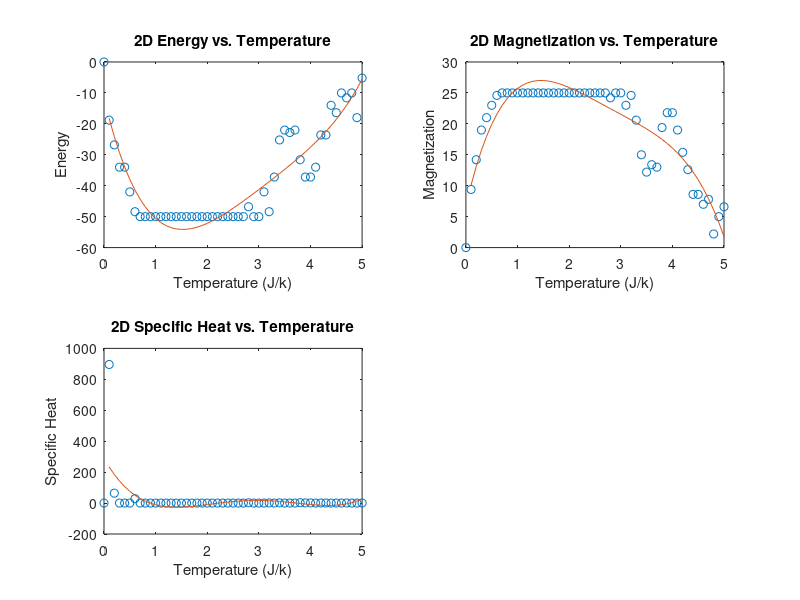

MATLAB code to generate this figure:
%USER INTERACTION: The parameters that the User can enter to specify the
%system 
%{
This program implements the 2-D magnetization Ising model.The simulation uses the
metropolis algorithm. 
For our paper we had the following parameters to investigate the critical
temperature 
J=1 
Size of Lattice (nrows) = 25
tempf=5
runs=10000
trials=100
%}
nrows=input('Please enter lattice size (nrows) '); %Prompt the user to enter the number of rows
spinarr=randi(2,nrows)*2-3; %creates a lattice of just 1s and -1s
runs=input('Please enter the number of runs: ');
%Prompt the user to enter the number of runs: more runs equals more specificity, more accurate data
trials=input('Please enter the number of trials: '); 
%Prompt the user to enter the number of trials: more trials equals more
%data points
tempf=input('Please enter the Final Temperature Range you wish to investigate: '); %Prompt the user to enter the final temperate 

%Assigned Values that are embeded in the code 
J=1; %The assigned interaction energy of spins 
Temp=zeros(1,tempf*10);
tempinv=zeros(1,tempf*10);
Magn=zeros(trials,tempf*10);
Energy=zeros(trials,tempf*10);
ExpEnergysq=zeros(trials,tempf*10); %Matrix of Zeros for expectation of Energy^2
Magnsq=zeros(trials,tempf*10); %Matrix of zeros for expetation of Magnetization^2
%{
Chooses the initial micro state and carries out a flip trial.
It also chooses a random spin inside the lattice and locates the top,
bottom, right and left neighbors
%}
for T=0.10:0.10:tempf
    for i=1:trials+runs
        randcol=randi(nrows,1);
        randrow=randi(nrows,1);
        r=rand;
        if (randcol==1)
            coll=nrows;
        else
            coll=randcol-1;
        end
        if (randcol==nrows)
            colr=1;
        else
            colr=randcol+1;
        end
        if (randrow==1)
            rowd=nrows;
        else
            rowd=randrow-1;
        end
        if (randrow==nrows)
            rowu=1;
        else
            rowu=randrow+1;
        end
        
        %total change in energy, E, if a spin occurred
        deltaE=J*2*(spinarr(randrow,randcol)*(spinarr(randrow,coll)+spinarr(randrow,colr)+spinarr(rowu,randcol)+spinarr(rowd,randcol)));
         %if the total energy, E decreases then accept the flips
        if (deltaE<=0)
            spinarr(randrow,randcol)=-spinarr(randrow,randcol);
        %otherwise,if the energy increases then flip the probability of p = e-(beta delta E).
        else
            p=exp(-deltaE/T);%p, is the probabilty of the energy change, E
            if (p>=r)%accept the flips
                spinarr(randrow,randcol)=-spinarr(randrow,randcol);
            else %reject the flips
                spinarr(randrow,randcol)=spinarr(randrow,randcol);
            end
        end
        %Try more trials (both waiting for equilibrium and taking the data)
        if (i>runs)
           mag=sum(sum(spinarr)); %Sum of all the first column spins and the resulting row matrix
           absmag=abs(mag); %take the abolute value of the magnetization  
           indexm = round(10*T+1); 
           indexn = round(i-runs);
           Magn(indexn,indexm) = absmag;
           Arl=spinarr.*circshift(spinarr,[0,-1]); % Calculates the interacton in the right-left direction --changed x, y stays constant 
           Adu= spinarr.*circshift(spinarr,[-1,0]); % Calcuates the interaction in the down-up direction --changed y, x sta \[AliasDelimiter]ys constant
           Etot=-J*(sum(sum(Arl))+sum(sum(Adu)));
           Energy(indexn,indexm)=Etot;
           Etotsq = Etot^2;
           ExpEnergysq(indexn,indexm)=Etotsq;
           absmagsq=absmag^2; %M^2 
           MagnSq(indexn,indexm)=absmagsq; %Matrix of M^2 values with columns = diff temps and rows = trials
        end
    end
    Index=round(10*T+1);
    Temp(Index) = T;
    tempinv(Index)= 1/T; %row matrix of 1/Ti 
end
Temp;
%The Calculations for Energy, Magnetization, Specific Heat and Magnetic
%Suspetibility are below 
energy=(1/trials)*sum(Energy);
expenergysq=(1/trials)*sum(ExpEnergysq); %row of matrix of <E^2>
energysq=energy.*energy;
magn=(1/trials)*sum(Magn);
tempinvsquared=tempinv.*tempinv; %row matrix of 1/T^2
specificheat=tempinvsquared.*(expenergysq-energysq); %specific heat

%PolyVal and Polyfit to create a plot for the general graph 
x=0.1:0.1:tempf;
pEnergy=polyfit(Temp,energy,4);%calculates and plots a best fitting curve for each figure
pMag=polyfit(Temp,magn,4);
pHeat=polyfit(Temp,specificheat,4);
yEnergy=polyval(pEnergy,x);
yMag=polyval(pMag,x);
yHeat=polyval(pHeat,x);

%The figures, and the plots for each thermodynamic variable is diplayed
%here 
figure;
S(1) = subplot(2,2,1);
S(2) = subplot(2,2,2);
S(3) = subplot(2,2,3);

%The 3 plots are displayed here 
plot(S(1),Temp,energy,'o',x,yEnergy) %yEnergy does the polyval and traces the graph 
title(S(1),'2D Energy vs. Temperature')
xlabel(S(1),'Temperature (J/k)')
ylabel(S(1),'Energy')
plot(S(2),Temp,magn,'o',x,yMag) %the additives are for the polyval values 
title(S(2),'2D Magnetization vs. Temperature')
xlabel(S(2),'Temperature (J/k)')
ylabel(S(2),'Magnetization')
plot(S(3),Temp,specificheat,'o',x,yHeat)
title(S(3), '2D Specific Heat vs. Temperature')
xlabel(S(3),'Temperature (J/k)')
ylabel(S(3),'Specific Heat')